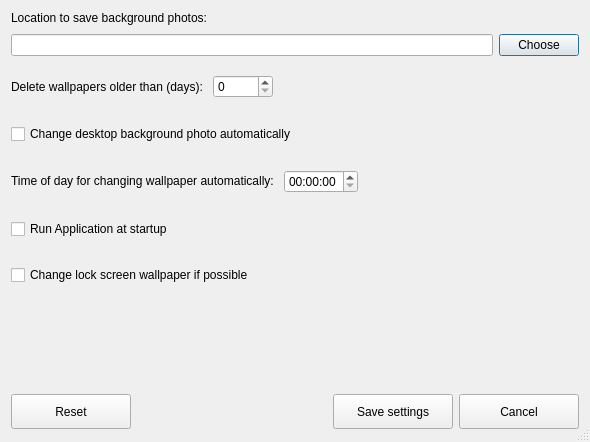
<?xml version="1.0" encoding="UTF-8"?>
<ui version="4.0">
 <class>SettingsWindow</class>
 <widget class="QDialog" name="SettingsWindow">
  <property name="windowModality">
   <enum>Qt::WindowModal</enum>
  </property>
  <property name="geometry">
   <rect>
    <x>0</x>
    <y>0</y>
    <width>590</width>
    <height>442</height>
   </rect>
  </property>
  <property name="sizePolicy">
   <sizepolicy hsizetype="Preferred" vsizetype="Preferred">
    <horstretch>0</horstretch>
    <verstretch>0</verstretch>
   </sizepolicy>
  </property>
  <property name="windowTitle">
   <string>Settings</string>
  </property>
  <property name="sizeGripEnabled">
   <bool>true</bool>
  </property>
  <property name="modal">
   <bool>true</bool>
  </property>
  <layout class="QGridLayout" name="gridLayout">
   <item row="0" column="0">
    <layout class="QVBoxLayout" name="verticalLayout_2">
     <item>
      <widget class="QLabel" name="label">
       <property name="text">
        <string>&lt;html&gt;&lt;head/&gt;&lt;body&gt;&lt;p&gt;Location to save background photos: &lt;/p&gt;&lt;/body&gt;&lt;/html&gt;</string>
       </property>
      </widget>
     </item>
     <item>
      <layout class="QHBoxLayout" name="horizontalLayout">
       <property name="topMargin">
        <number>3</number>
       </property>
       <property name="bottomMargin">
        <number>3</number>
       </property>
       <item>
        <widget class="QLineEdit" name="lineEdit"/>
       </item>
       <item>
        <widget class="QPushButton" name="pushButton">
         <property name="text">
          <string>Choose</string>
         </property>
        </widget>
       </item>
      </layout>
     </item>
     <item>
      <layout class="QHBoxLayout" name="horizontalLayout_4">
       <property name="topMargin">
        <number>10</number>
       </property>
       <property name="bottomMargin">
        <number>10</number>
       </property>
       <item>
        <widget class="QLabel" name="label_2">
         <property name="text">
          <string>Delete wallpapers older than (days): </string>
         </property>
        </widget>
       </item>
       <item>
        <widget class="QSpinBox" name="spinBox">
         <property name="sizePolicy">
          <sizepolicy hsizetype="Minimum" vsizetype="Fixed">
           <horstretch>0</horstretch>
           <verstretch>0</verstretch>
          </sizepolicy>
         </property>
         <property name="minimumSize">
          <size>
           <width>60</width>
           <height>0</height>
          </size>
         </property>
        </widget>
       </item>
       <item>
        <spacer name="horizontalSpacer_3">
         <property name="orientation">
          <enum>Qt::Horizontal</enum>
         </property>
         <property name="sizeType">
          <enum>QSizePolicy::Expanding</enum>
         </property>
         <property name="sizeHint" stdset="0">
          <size>
           <width>10</width>
           <height>10</height>
          </size>
         </property>
        </spacer>
       </item>
      </layout>
     </item>
     <item>
      <layout class="QVBoxLayout" name="verticalLayout_5">
       <property name="topMargin">
        <number>10</number>
       </property>
       <property name="bottomMargin">
        <number>10</number>
       </property>
       <item>
        <widget class="QCheckBox" name="checkBox_3">
         <property name="text">
          <string>Change desktop background photo automatically</string>
         </property>
         <property name="checkable">
          <bool>true</bool>
         </property>
        </widget>
       </item>
      </layout>
     </item>
     <item>
      <layout class="QHBoxLayout" name="horizontalLayout_5">
       <property name="topMargin">
        <number>10</number>
       </property>
       <property name="bottomMargin">
        <number>10</number>
       </property>
       <item>
        <widget class="QLabel" name="label_5">
         <property name="text">
          <string>&lt;html&gt;&lt;head/&gt;&lt;body&gt;&lt;p&gt;Time of day for changing wallpaper automatically: &lt;/p&gt;&lt;/body&gt;&lt;/html&gt;</string>
         </property>
        </widget>
       </item>
       <item>
        <widget class="QTimeEdit" name="timeEdit">
         <property name="minimumSize">
          <size>
           <width>70</width>
           <height>0</height>
          </size>
         </property>
        </widget>
       </item>
       <item>
        <spacer name="horizontalSpacer_4">
         <property name="orientation">
          <enum>Qt::Horizontal</enum>
         </property>
         <property name="sizeHint" stdset="0">
          <size>
           <width>40</width>
           <height>20</height>
          </size>
         </property>
        </spacer>
       </item>
      </layout>
     </item>
     <item>
      <layout class="QVBoxLayout" name="verticalLayout_7">
       <property name="topMargin">
        <number>10</number>
       </property>
       <property name="bottomMargin">
        <number>10</number>
       </property>
       <item>
        <widget class="QCheckBox" name="checkBox_2">
         <property name="text">
          <string>Run Application at startup</string>
         </property>
        </widget>
       </item>
      </layout>
     </item>
     <item>
      <layout class="QVBoxLayout" name="verticalLayout">
       <property name="topMargin">
        <number>10</number>
       </property>
       <property name="bottomMargin">
        <number>10</number>
       </property>
       <item>
        <widget class="QCheckBox" name="checkBox">
         <property name="text">
          <string>Change lock screen wallpaper if possible</string>
         </property>
        </widget>
       </item>
      </layout>
     </item>
     <item>
      <spacer name="verticalSpacer">
       <property name="orientation">
        <enum>Qt::Vertical</enum>
       </property>
       <property name="sizeHint" stdset="0">
        <size>
         <width>20</width>
         <height>40</height>
        </size>
       </property>
      </spacer>
     </item>
     <item>
      <layout class="QHBoxLayout" name="horizontalLayout_6">
       <property name="topMargin">
        <number>15</number>
       </property>
       <property name="bottomMargin">
        <number>2</number>
       </property>
       <item>
        <widget class="QPushButton" name="pushButton_5">
         <property name="sizePolicy">
          <sizepolicy hsizetype="Minimum" vsizetype="Minimum">
           <horstretch>0</horstretch>
           <verstretch>0</verstretch>
          </sizepolicy>
         </property>
         <property name="minimumSize">
          <size>
           <width>120</width>
           <height>35</height>
          </size>
         </property>
         <property name="text">
          <string>Reset</string>
         </property>
        </widget>
       </item>
       <item>
        <spacer name="horizontalSpacer_5">
         <property name="orientation">
          <enum>Qt::Horizontal</enum>
         </property>
         <property name="sizeHint" stdset="0">
          <size>
           <width>40</width>
           <height>20</height>
          </size>
         </property>
        </spacer>
       </item>
       <item>
        <widget class="QPushButton" name="pushButton_3">
         <property name="sizePolicy">
          <sizepolicy hsizetype="Minimum" vsizetype="Minimum">
           <horstretch>0</horstretch>
           <verstretch>0</verstretch>
          </sizepolicy>
         </property>
         <property name="minimumSize">
          <size>
           <width>120</width>
           <height>35</height>
          </size>
         </property>
         <property name="text">
          <string>Save settings</string>
         </property>
        </widget>
       </item>
       <item>
        <widget class="QPushButton" name="pushButton_4">
         <property name="sizePolicy">
          <sizepolicy hsizetype="Minimum" vsizetype="Minimum">
           <horstretch>0</horstretch>
           <verstretch>0</verstretch>
          </sizepolicy>
         </property>
         <property name="minimumSize">
          <size>
           <width>120</width>
           <height>35</height>
          </size>
         </property>
         <property name="text">
          <string>Cancel</string>
         </property>
        </widget>
       </item>
      </layout>
     </item>
    </layout>
   </item>
  </layout>
 </widget>
 <resources/>
 <connections/>
</ui>
